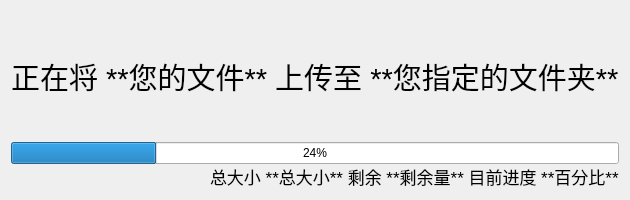
<?xml version="1.0" encoding="UTF-8"?>
<ui version="4.0">
 <class>UploadProgress</class>
 <widget class="QWidget" name="UploadProgress">
  <property name="geometry">
   <rect>
    <x>0</x>
    <y>0</y>
    <width>576</width>
    <height>200</height>
   </rect>
  </property>
  <property name="windowTitle">
   <string>正在将 您的文件 上传至 您指定的文件夹</string>
  </property>
  <layout class="QVBoxLayout" name="verticalLayout">
   <property name="spacing">
    <number>0</number>
   </property>
   <item>
    <layout class="QGridLayout" name="gridLayout_3">
     <item row="0" column="0">
      <spacer name="verticalSpacer_2">
       <property name="orientation">
        <enum>Qt::Vertical</enum>
       </property>
       <property name="sizeHint" stdset="0">
        <size>
         <width>20</width>
         <height>40</height>
        </size>
       </property>
      </spacer>
     </item>
     <item row="1" column="0" alignment="Qt::AlignHCenter|Qt::AlignVCenter">
      <widget class="QLabel" name="TitleLabel">
       <property name="font">
        <font>
         <pointsize>22</pointsize>
        </font>
       </property>
       <property name="frameShadow">
        <enum>QFrame::Plain</enum>
       </property>
       <property name="text">
        <string>正在将 **您的文件** 上传至 **您指定的文件夹**</string>
       </property>
       <property name="textFormat">
        <enum>Qt::MarkdownText</enum>
       </property>
      </widget>
     </item>
     <item row="2" column="0">
      <spacer name="verticalSpacer">
       <property name="orientation">
        <enum>Qt::Vertical</enum>
       </property>
       <property name="sizeHint" stdset="0">
        <size>
         <width>20</width>
         <height>40</height>
        </size>
       </property>
      </spacer>
     </item>
    </layout>
   </item>
   <item>
    <layout class="QGridLayout" name="gridLayout">
     <item row="0" column="0">
      <widget class="QProgressBar" name="UploadProgressBar">
       <property name="sizePolicy">
        <sizepolicy hsizetype="Expanding" vsizetype="Fixed">
         <horstretch>0</horstretch>
         <verstretch>0</verstretch>
        </sizepolicy>
       </property>
       <property name="value">
        <number>24</number>
       </property>
      </widget>
     </item>
    </layout>
   </item>
   <item>
    <layout class="QGridLayout" name="gridLayout_2">
     <item row="0" column="0">
      <spacer name="horizontalSpacer_3">
       <property name="orientation">
        <enum>Qt::Horizontal</enum>
       </property>
       <property name="sizeHint" stdset="0">
        <size>
         <width>40</width>
         <height>20</height>
        </size>
       </property>
      </spacer>
     </item>
     <item row="0" column="1" alignment="Qt::AlignHCenter">
      <widget class="QLabel" name="StatusLabel">
       <property name="font">
        <font>
         <pointsize>13</pointsize>
        </font>
       </property>
       <property name="text">
        <string>总大小 **总大小** 剩余 **剩余量** 目前进度 **百分比**</string>
       </property>
       <property name="textFormat">
        <enum>Qt::MarkdownText</enum>
       </property>
      </widget>
     </item>
    </layout>
   </item>
  </layout>
 </widget>
 <resources/>
 <connections/>
</ui>
